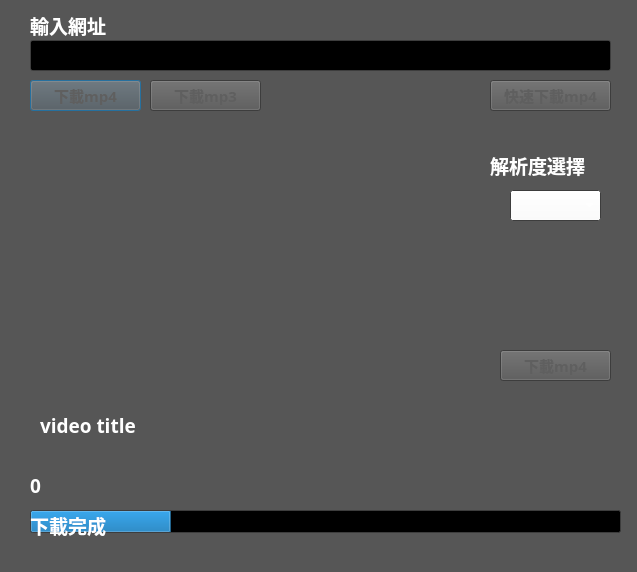
<?xml version="1.0" encoding="UTF-8"?>
<ui version="4.0">
 <class>Dialog</class>
 <widget class="QDialog" name="Dialog">
  <property name="geometry">
   <rect>
    <x>0</x>
    <y>0</y>
    <width>637</width>
    <height>572</height>
   </rect>
  </property>
  <property name="palette">
   <palette>
    <active>
     <colorrole role="WindowText">
      <brush brushstyle="SolidPattern">
       <color alpha="255">
        <red>255</red>
        <green>255</green>
        <blue>255</blue>
       </color>
      </brush>
     </colorrole>
     <colorrole role="Button">
      <brush brushstyle="SolidPattern">
       <color alpha="255">
        <red>86</red>
        <green>86</green>
        <blue>86</blue>
       </color>
      </brush>
     </colorrole>
     <colorrole role="Light">
      <brush brushstyle="SolidPattern">
       <color alpha="255">
        <red>129</red>
        <green>129</green>
        <blue>129</blue>
       </color>
      </brush>
     </colorrole>
     <colorrole role="Midlight">
      <brush brushstyle="SolidPattern">
       <color alpha="255">
        <red>107</red>
        <green>107</green>
        <blue>107</blue>
       </color>
      </brush>
     </colorrole>
     <colorrole role="Dark">
      <brush brushstyle="SolidPattern">
       <color alpha="255">
        <red>43</red>
        <green>43</green>
        <blue>43</blue>
       </color>
      </brush>
     </colorrole>
     <colorrole role="Mid">
      <brush brushstyle="SolidPattern">
       <color alpha="255">
        <red>57</red>
        <green>57</green>
        <blue>57</blue>
       </color>
      </brush>
     </colorrole>
     <colorrole role="Text">
      <brush brushstyle="SolidPattern">
       <color alpha="255">
        <red>0</red>
        <green>0</green>
        <blue>0</blue>
       </color>
      </brush>
     </colorrole>
     <colorrole role="BrightText">
      <brush brushstyle="SolidPattern">
       <color alpha="255">
        <red>255</red>
        <green>255</green>
        <blue>255</blue>
       </color>
      </brush>
     </colorrole>
     <colorrole role="ButtonText">
      <brush brushstyle="SolidPattern">
       <color alpha="255">
        <red>255</red>
        <green>255</green>
        <blue>255</blue>
       </color>
      </brush>
     </colorrole>
     <colorrole role="Base">
      <brush brushstyle="SolidPattern">
       <color alpha="255">
        <red>0</red>
        <green>0</green>
        <blue>0</blue>
       </color>
      </brush>
     </colorrole>
     <colorrole role="Window">
      <brush brushstyle="SolidPattern">
       <color alpha="255">
        <red>86</red>
        <green>86</green>
        <blue>86</blue>
       </color>
      </brush>
     </colorrole>
     <colorrole role="Shadow">
      <brush brushstyle="SolidPattern">
       <color alpha="255">
        <red>0</red>
        <green>0</green>
        <blue>0</blue>
       </color>
      </brush>
     </colorrole>
     <colorrole role="AlternateBase">
      <brush brushstyle="SolidPattern">
       <color alpha="255">
        <red>43</red>
        <green>43</green>
        <blue>43</blue>
       </color>
      </brush>
     </colorrole>
     <colorrole role="ToolTipBase">
      <brush brushstyle="SolidPattern">
       <color alpha="255">
        <red>255</red>
        <green>255</green>
        <blue>220</blue>
       </color>
      </brush>
     </colorrole>
     <colorrole role="ToolTipText">
      <brush brushstyle="SolidPattern">
       <color alpha="255">
        <red>0</red>
        <green>0</green>
        <blue>0</blue>
       </color>
      </brush>
     </colorrole>
    </active>
    <inactive>
     <colorrole role="WindowText">
      <brush brushstyle="SolidPattern">
       <color alpha="255">
        <red>255</red>
        <green>255</green>
        <blue>255</blue>
       </color>
      </brush>
     </colorrole>
     <colorrole role="Button">
      <brush brushstyle="SolidPattern">
       <color alpha="255">
        <red>86</red>
        <green>86</green>
        <blue>86</blue>
       </color>
      </brush>
     </colorrole>
     <colorrole role="Light">
      <brush brushstyle="SolidPattern">
       <color alpha="255">
        <red>129</red>
        <green>129</green>
        <blue>129</blue>
       </color>
      </brush>
     </colorrole>
     <colorrole role="Midlight">
      <brush brushstyle="SolidPattern">
       <color alpha="255">
        <red>107</red>
        <green>107</green>
        <blue>107</blue>
       </color>
      </brush>
     </colorrole>
     <colorrole role="Dark">
      <brush brushstyle="SolidPattern">
       <color alpha="255">
        <red>43</red>
        <green>43</green>
        <blue>43</blue>
       </color>
      </brush>
     </colorrole>
     <colorrole role="Mid">
      <brush brushstyle="SolidPattern">
       <color alpha="255">
        <red>57</red>
        <green>57</green>
        <blue>57</blue>
       </color>
      </brush>
     </colorrole>
     <colorrole role="Text">
      <brush brushstyle="SolidPattern">
       <color alpha="255">
        <red>0</red>
        <green>0</green>
        <blue>0</blue>
       </color>
      </brush>
     </colorrole>
     <colorrole role="BrightText">
      <brush brushstyle="SolidPattern">
       <color alpha="255">
        <red>255</red>
        <green>255</green>
        <blue>255</blue>
       </color>
      </brush>
     </colorrole>
     <colorrole role="ButtonText">
      <brush brushstyle="SolidPattern">
       <color alpha="255">
        <red>255</red>
        <green>255</green>
        <blue>255</blue>
       </color>
      </brush>
     </colorrole>
     <colorrole role="Base">
      <brush brushstyle="SolidPattern">
       <color alpha="255">
        <red>0</red>
        <green>0</green>
        <blue>0</blue>
       </color>
      </brush>
     </colorrole>
     <colorrole role="Window">
      <brush brushstyle="SolidPattern">
       <color alpha="255">
        <red>86</red>
        <green>86</green>
        <blue>86</blue>
       </color>
      </brush>
     </colorrole>
     <colorrole role="Shadow">
      <brush brushstyle="SolidPattern">
       <color alpha="255">
        <red>0</red>
        <green>0</green>
        <blue>0</blue>
       </color>
      </brush>
     </colorrole>
     <colorrole role="AlternateBase">
      <brush brushstyle="SolidPattern">
       <color alpha="255">
        <red>43</red>
        <green>43</green>
        <blue>43</blue>
       </color>
      </brush>
     </colorrole>
     <colorrole role="ToolTipBase">
      <brush brushstyle="SolidPattern">
       <color alpha="255">
        <red>255</red>
        <green>255</green>
        <blue>220</blue>
       </color>
      </brush>
     </colorrole>
     <colorrole role="ToolTipText">
      <brush brushstyle="SolidPattern">
       <color alpha="255">
        <red>0</red>
        <green>0</green>
        <blue>0</blue>
       </color>
      </brush>
     </colorrole>
    </inactive>
    <disabled>
     <colorrole role="WindowText">
      <brush brushstyle="SolidPattern">
       <color alpha="255">
        <red>43</red>
        <green>43</green>
        <blue>43</blue>
       </color>
      </brush>
     </colorrole>
     <colorrole role="Button">
      <brush brushstyle="SolidPattern">
       <color alpha="255">
        <red>86</red>
        <green>86</green>
        <blue>86</blue>
       </color>
      </brush>
     </colorrole>
     <colorrole role="Light">
      <brush brushstyle="SolidPattern">
       <color alpha="255">
        <red>129</red>
        <green>129</green>
        <blue>129</blue>
       </color>
      </brush>
     </colorrole>
     <colorrole role="Midlight">
      <brush brushstyle="SolidPattern">
       <color alpha="255">
        <red>107</red>
        <green>107</green>
        <blue>107</blue>
       </color>
      </brush>
     </colorrole>
     <colorrole role="Dark">
      <brush brushstyle="SolidPattern">
       <color alpha="255">
        <red>43</red>
        <green>43</green>
        <blue>43</blue>
       </color>
      </brush>
     </colorrole>
     <colorrole role="Mid">
      <brush brushstyle="SolidPattern">
       <color alpha="255">
        <red>57</red>
        <green>57</green>
        <blue>57</blue>
       </color>
      </brush>
     </colorrole>
     <colorrole role="Text">
      <brush brushstyle="SolidPattern">
       <color alpha="255">
        <red>43</red>
        <green>43</green>
        <blue>43</blue>
       </color>
      </brush>
     </colorrole>
     <colorrole role="BrightText">
      <brush brushstyle="SolidPattern">
       <color alpha="255">
        <red>255</red>
        <green>255</green>
        <blue>255</blue>
       </color>
      </brush>
     </colorrole>
     <colorrole role="ButtonText">
      <brush brushstyle="SolidPattern">
       <color alpha="255">
        <red>43</red>
        <green>43</green>
        <blue>43</blue>
       </color>
      </brush>
     </colorrole>
     <colorrole role="Base">
      <brush brushstyle="SolidPattern">
       <color alpha="255">
        <red>86</red>
        <green>86</green>
        <blue>86</blue>
       </color>
      </brush>
     </colorrole>
     <colorrole role="Window">
      <brush brushstyle="SolidPattern">
       <color alpha="255">
        <red>86</red>
        <green>86</green>
        <blue>86</blue>
       </color>
      </brush>
     </colorrole>
     <colorrole role="Shadow">
      <brush brushstyle="SolidPattern">
       <color alpha="255">
        <red>0</red>
        <green>0</green>
        <blue>0</blue>
       </color>
      </brush>
     </colorrole>
     <colorrole role="AlternateBase">
      <brush brushstyle="SolidPattern">
       <color alpha="255">
        <red>86</red>
        <green>86</green>
        <blue>86</blue>
       </color>
      </brush>
     </colorrole>
     <colorrole role="ToolTipBase">
      <brush brushstyle="SolidPattern">
       <color alpha="255">
        <red>255</red>
        <green>255</green>
        <blue>220</blue>
       </color>
      </brush>
     </colorrole>
     <colorrole role="ToolTipText">
      <brush brushstyle="SolidPattern">
       <color alpha="255">
        <red>0</red>
        <green>0</green>
        <blue>0</blue>
       </color>
      </brush>
     </colorrole>
    </disabled>
   </palette>
  </property>
  <property name="font">
   <font>
    <family>微軟正黑體</family>
    <pointsize>11</pointsize>
    <weight>75</weight>
    <bold>true</bold>
   </font>
  </property>
  <property name="windowTitle">
   <string>Youtube下載器</string>
  </property>
  <property name="sizeGripEnabled">
   <bool>false</bool>
  </property>
  <property name="modal">
   <bool>false</bool>
  </property>
  <widget class="QLineEdit" name="lineEdit">
   <property name="geometry">
    <rect>
     <x>30</x>
     <y>40</y>
     <width>581</width>
     <height>31</height>
    </rect>
   </property>
   <property name="palette">
    <palette>
     <active>
      <colorrole role="WindowText">
       <brush brushstyle="SolidPattern">
        <color alpha="255">
         <red>54</red>
         <green>54</green>
         <blue>54</blue>
        </color>
       </brush>
      </colorrole>
      <colorrole role="BrightText">
       <brush brushstyle="SolidPattern">
        <color alpha="255">
         <red>67</red>
         <green>67</green>
         <blue>67</blue>
        </color>
       </brush>
      </colorrole>
     </active>
     <inactive>
      <colorrole role="WindowText">
       <brush brushstyle="SolidPattern">
        <color alpha="255">
         <red>54</red>
         <green>54</green>
         <blue>54</blue>
        </color>
       </brush>
      </colorrole>
      <colorrole role="BrightText">
       <brush brushstyle="SolidPattern">
        <color alpha="255">
         <red>67</red>
         <green>67</green>
         <blue>67</blue>
        </color>
       </brush>
      </colorrole>
     </inactive>
     <disabled>
      <colorrole role="WindowText">
       <brush brushstyle="SolidPattern">
        <color alpha="255">
         <red>43</red>
         <green>43</green>
         <blue>43</blue>
        </color>
       </brush>
      </colorrole>
      <colorrole role="BrightText">
       <brush brushstyle="SolidPattern">
        <color alpha="255">
         <red>67</red>
         <green>67</green>
         <blue>67</blue>
        </color>
       </brush>
      </colorrole>
     </disabled>
    </palette>
   </property>
   <property name="font">
    <font>
     <family>微軟正黑體</family>
     <pointsize>11</pointsize>
     <weight>75</weight>
     <bold>true</bold>
    </font>
   </property>
  </widget>
  <widget class="QLabel" name="text1">
   <property name="geometry">
    <rect>
     <x>30</x>
     <y>10</y>
     <width>141</width>
     <height>31</height>
    </rect>
   </property>
   <property name="font">
    <font>
     <family>微軟正黑體</family>
     <pointsize>14</pointsize>
     <weight>75</weight>
     <bold>true</bold>
    </font>
   </property>
   <property name="text">
    <string>輸入網址</string>
   </property>
  </widget>
  <widget class="QProgressBar" name="progressBar">
   <property name="geometry">
    <rect>
     <x>30</x>
     <y>510</y>
     <width>591</width>
     <height>23</height>
    </rect>
   </property>
   <property name="cursor">
    <cursorShape>BusyCursor</cursorShape>
   </property>
   <property name="value">
    <number>24</number>
   </property>
  </widget>
  <widget class="QPushButton" name="loadvideo">
   <property name="geometry">
    <rect>
     <x>30</x>
     <y>80</y>
     <width>111</width>
     <height>31</height>
    </rect>
   </property>
   <property name="palette">
    <palette>
     <active>
      <colorrole role="ButtonText">
       <brush brushstyle="SolidPattern">
        <color alpha="255">
         <red>95</red>
         <green>95</green>
         <blue>95</blue>
        </color>
       </brush>
      </colorrole>
      <colorrole role="NoRole">
       <brush brushstyle="SolidPattern">
        <color alpha="255">
         <red>99</red>
         <green>99</green>
         <blue>99</blue>
        </color>
       </brush>
      </colorrole>
     </active>
     <inactive>
      <colorrole role="ButtonText">
       <brush brushstyle="SolidPattern">
        <color alpha="255">
         <red>95</red>
         <green>95</green>
         <blue>95</blue>
        </color>
       </brush>
      </colorrole>
      <colorrole role="NoRole">
       <brush brushstyle="SolidPattern">
        <color alpha="255">
         <red>99</red>
         <green>99</green>
         <blue>99</blue>
        </color>
       </brush>
      </colorrole>
     </inactive>
     <disabled>
      <colorrole role="ButtonText">
       <brush brushstyle="SolidPattern">
        <color alpha="255">
         <red>43</red>
         <green>43</green>
         <blue>43</blue>
        </color>
       </brush>
      </colorrole>
      <colorrole role="NoRole">
       <brush brushstyle="SolidPattern">
        <color alpha="255">
         <red>99</red>
         <green>99</green>
         <blue>99</blue>
        </color>
       </brush>
      </colorrole>
     </disabled>
    </palette>
   </property>
   <property name="font">
    <font>
     <pointsize>11</pointsize>
    </font>
   </property>
   <property name="text">
    <string>下載mp4</string>
   </property>
  </widget>
  <widget class="QPushButton" name="mp3">
   <property name="geometry">
    <rect>
     <x>150</x>
     <y>80</y>
     <width>111</width>
     <height>31</height>
    </rect>
   </property>
   <property name="palette">
    <palette>
     <active>
      <colorrole role="ButtonText">
       <brush brushstyle="SolidPattern">
        <color alpha="255">
         <red>95</red>
         <green>95</green>
         <blue>95</blue>
        </color>
       </brush>
      </colorrole>
      <colorrole role="NoRole">
       <brush brushstyle="SolidPattern">
        <color alpha="255">
         <red>99</red>
         <green>99</green>
         <blue>99</blue>
        </color>
       </brush>
      </colorrole>
     </active>
     <inactive>
      <colorrole role="ButtonText">
       <brush brushstyle="SolidPattern">
        <color alpha="255">
         <red>95</red>
         <green>95</green>
         <blue>95</blue>
        </color>
       </brush>
      </colorrole>
      <colorrole role="NoRole">
       <brush brushstyle="SolidPattern">
        <color alpha="255">
         <red>99</red>
         <green>99</green>
         <blue>99</blue>
        </color>
       </brush>
      </colorrole>
     </inactive>
     <disabled>
      <colorrole role="ButtonText">
       <brush brushstyle="SolidPattern">
        <color alpha="255">
         <red>43</red>
         <green>43</green>
         <blue>43</blue>
        </color>
       </brush>
      </colorrole>
      <colorrole role="NoRole">
       <brush brushstyle="SolidPattern">
        <color alpha="255">
         <red>99</red>
         <green>99</green>
         <blue>99</blue>
        </color>
       </brush>
      </colorrole>
     </disabled>
    </palette>
   </property>
   <property name="font">
    <font>
     <pointsize>11</pointsize>
    </font>
   </property>
   <property name="text">
    <string>下載mp3</string>
   </property>
  </widget>
  <widget class="QPushButton" name="quickmp4">
   <property name="geometry">
    <rect>
     <x>490</x>
     <y>80</y>
     <width>121</width>
     <height>31</height>
    </rect>
   </property>
   <property name="palette">
    <palette>
     <active>
      <colorrole role="ButtonText">
       <brush brushstyle="SolidPattern">
        <color alpha="255">
         <red>95</red>
         <green>95</green>
         <blue>95</blue>
        </color>
       </brush>
      </colorrole>
      <colorrole role="NoRole">
       <brush brushstyle="SolidPattern">
        <color alpha="255">
         <red>99</red>
         <green>99</green>
         <blue>99</blue>
        </color>
       </brush>
      </colorrole>
     </active>
     <inactive>
      <colorrole role="ButtonText">
       <brush brushstyle="SolidPattern">
        <color alpha="255">
         <red>95</red>
         <green>95</green>
         <blue>95</blue>
        </color>
       </brush>
      </colorrole>
      <colorrole role="NoRole">
       <brush brushstyle="SolidPattern">
        <color alpha="255">
         <red>99</red>
         <green>99</green>
         <blue>99</blue>
        </color>
       </brush>
      </colorrole>
     </inactive>
     <disabled>
      <colorrole role="ButtonText">
       <brush brushstyle="SolidPattern">
        <color alpha="255">
         <red>43</red>
         <green>43</green>
         <blue>43</blue>
        </color>
       </brush>
      </colorrole>
      <colorrole role="NoRole">
       <brush brushstyle="SolidPattern">
        <color alpha="255">
         <red>99</red>
         <green>99</green>
         <blue>99</blue>
        </color>
       </brush>
      </colorrole>
     </disabled>
    </palette>
   </property>
   <property name="font">
    <font>
     <pointsize>11</pointsize>
    </font>
   </property>
   <property name="text">
    <string>快速下載mp4</string>
   </property>
  </widget>
  <widget class="QLabel" name="text2">
   <property name="geometry">
    <rect>
     <x>490</x>
     <y>150</y>
     <width>141</width>
     <height>31</height>
    </rect>
   </property>
   <property name="font">
    <font>
     <family>微軟正黑體</family>
     <pointsize>14</pointsize>
     <weight>75</weight>
     <bold>true</bold>
    </font>
   </property>
   <property name="text">
    <string>解析度選擇</string>
   </property>
  </widget>
  <widget class="QPushButton" name="downloadbutton">
   <property name="geometry">
    <rect>
     <x>500</x>
     <y>350</y>
     <width>111</width>
     <height>31</height>
    </rect>
   </property>
   <property name="palette">
    <palette>
     <active>
      <colorrole role="ButtonText">
       <brush brushstyle="SolidPattern">
        <color alpha="255">
         <red>95</red>
         <green>95</green>
         <blue>95</blue>
        </color>
       </brush>
      </colorrole>
      <colorrole role="NoRole">
       <brush brushstyle="SolidPattern">
        <color alpha="255">
         <red>99</red>
         <green>99</green>
         <blue>99</blue>
        </color>
       </brush>
      </colorrole>
     </active>
     <inactive>
      <colorrole role="ButtonText">
       <brush brushstyle="SolidPattern">
        <color alpha="255">
         <red>95</red>
         <green>95</green>
         <blue>95</blue>
        </color>
       </brush>
      </colorrole>
      <colorrole role="NoRole">
       <brush brushstyle="SolidPattern">
        <color alpha="255">
         <red>99</red>
         <green>99</green>
         <blue>99</blue>
        </color>
       </brush>
      </colorrole>
     </inactive>
     <disabled>
      <colorrole role="ButtonText">
       <brush brushstyle="SolidPattern">
        <color alpha="255">
         <red>43</red>
         <green>43</green>
         <blue>43</blue>
        </color>
       </brush>
      </colorrole>
      <colorrole role="NoRole">
       <brush brushstyle="SolidPattern">
        <color alpha="255">
         <red>99</red>
         <green>99</green>
         <blue>99</blue>
        </color>
       </brush>
      </colorrole>
     </disabled>
    </palette>
   </property>
   <property name="font">
    <font>
     <pointsize>11</pointsize>
    </font>
   </property>
   <property name="text">
    <string>下載mp4</string>
   </property>
  </widget>
  <widget class="QComboBox" name="resolution">
   <property name="geometry">
    <rect>
     <x>510</x>
     <y>190</y>
     <width>91</width>
     <height>31</height>
    </rect>
   </property>
   <property name="palette">
    <palette>
     <active>
      <colorrole role="Button">
       <brush brushstyle="SolidPattern">
        <color alpha="255">
         <red>255</red>
         <green>255</green>
         <blue>255</blue>
        </color>
       </brush>
      </colorrole>
      <colorrole role="Text">
       <brush brushstyle="SolidPattern">
        <color alpha="255">
         <red>65</red>
         <green>65</green>
         <blue>65</blue>
        </color>
       </brush>
      </colorrole>
      <colorrole role="ButtonText">
       <brush brushstyle="SolidPattern">
        <color alpha="255">
         <red>255</red>
         <green>255</green>
         <blue>255</blue>
        </color>
       </brush>
      </colorrole>
      <colorrole role="Base">
       <brush brushstyle="SolidPattern">
        <color alpha="255">
         <red>255</red>
         <green>255</green>
         <blue>255</blue>
        </color>
       </brush>
      </colorrole>
     </active>
     <inactive>
      <colorrole role="Button">
       <brush brushstyle="SolidPattern">
        <color alpha="255">
         <red>255</red>
         <green>255</green>
         <blue>255</blue>
        </color>
       </brush>
      </colorrole>
      <colorrole role="Text">
       <brush brushstyle="SolidPattern">
        <color alpha="255">
         <red>65</red>
         <green>65</green>
         <blue>65</blue>
        </color>
       </brush>
      </colorrole>
      <colorrole role="ButtonText">
       <brush brushstyle="SolidPattern">
        <color alpha="255">
         <red>255</red>
         <green>255</green>
         <blue>255</blue>
        </color>
       </brush>
      </colorrole>
      <colorrole role="Base">
       <brush brushstyle="SolidPattern">
        <color alpha="255">
         <red>255</red>
         <green>255</green>
         <blue>255</blue>
        </color>
       </brush>
      </colorrole>
     </inactive>
     <disabled>
      <colorrole role="Button">
       <brush brushstyle="SolidPattern">
        <color alpha="255">
         <red>255</red>
         <green>255</green>
         <blue>255</blue>
        </color>
       </brush>
      </colorrole>
      <colorrole role="Text">
       <brush brushstyle="SolidPattern">
        <color alpha="255">
         <red>43</red>
         <green>43</green>
         <blue>43</blue>
        </color>
       </brush>
      </colorrole>
      <colorrole role="ButtonText">
       <brush brushstyle="SolidPattern">
        <color alpha="255">
         <red>43</red>
         <green>43</green>
         <blue>43</blue>
        </color>
       </brush>
      </colorrole>
      <colorrole role="Base">
       <brush brushstyle="SolidPattern">
        <color alpha="255">
         <red>86</red>
         <green>86</green>
         <blue>86</blue>
        </color>
       </brush>
      </colorrole>
     </disabled>
    </palette>
   </property>
   <property name="font">
    <font>
     <pointsize>11</pointsize>
    </font>
   </property>
  </widget>
  <widget class="QLabel" name="videotitle">
   <property name="geometry">
    <rect>
     <x>40</x>
     <y>390</y>
     <width>571</width>
     <height>71</height>
    </rect>
   </property>
   <property name="font">
    <font>
     <family>微軟正黑體</family>
     <pointsize>14</pointsize>
     <weight>75</weight>
     <bold>true</bold>
    </font>
   </property>
   <property name="text">
    <string>video title</string>
   </property>
   <property name="wordWrap">
    <bool>true</bool>
   </property>
  </widget>
  <widget class="QLabel" name="thumbnail">
   <property name="geometry">
    <rect>
     <x>40</x>
     <y>120</y>
     <width>427</width>
     <height>240</height>
    </rect>
   </property>
   <property name="text">
    <string/>
   </property>
  </widget>
  <widget class="QLabel" name="done">
   <property name="geometry">
    <rect>
     <x>30</x>
     <y>510</y>
     <width>141</width>
     <height>31</height>
    </rect>
   </property>
   <property name="font">
    <font>
     <family>微軟正黑體</family>
     <pointsize>14</pointsize>
     <weight>75</weight>
     <bold>true</bold>
    </font>
   </property>
   <property name="text">
    <string>下載完成</string>
   </property>
  </widget>
  <widget class="QLabel" name="filesize">
   <property name="geometry">
    <rect>
     <x>30</x>
     <y>470</y>
     <width>141</width>
     <height>31</height>
    </rect>
   </property>
   <property name="font">
    <font>
     <family>微軟正黑體</family>
     <pointsize>14</pointsize>
     <weight>75</weight>
     <bold>true</bold>
    </font>
   </property>
   <property name="text">
    <string>0</string>
   </property>
  </widget>
 </widget>
 <resources/>
 <connections/>
</ui>
